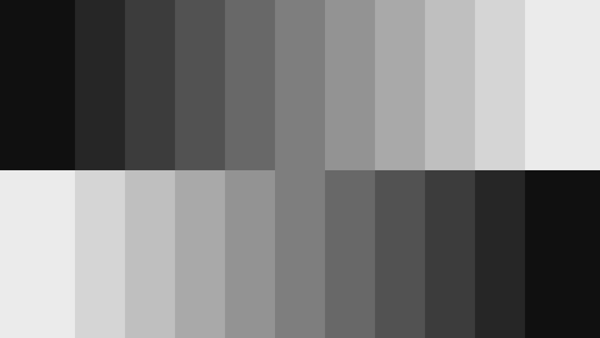
#> input picture Lab_2/Invert.png, 600 x 338 px, found by its file name
$ python Image_Negetive.py
#> lines starting #> are read from the running program, lines starting #| are printed output that depends on the picture
import cv2
import numpy as np
input_img = cv2.imread("/Users/sayakghorai/Desktop/DIP_Codes/Lab_2/Invert.png")
#> input_img is the input picture: shape (338, 600, 3); min 6, max 245, mean 125.5
output_img = 255 - input_img
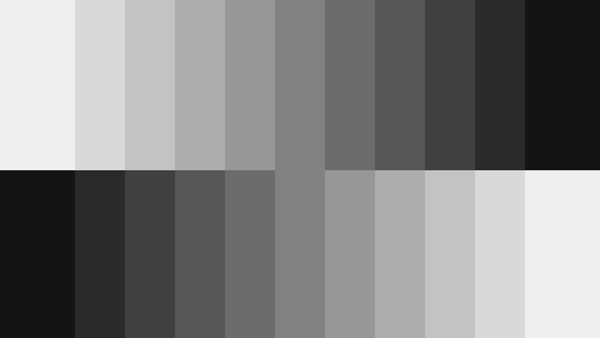
#> output_img: shape (338, 600, 3); min 10, max 249, mean 129.5
gap = input_img - input_img
#> gap: shape (338, 600, 3); every value is 0
Out = np.concatenate((input_img,gap,output_img),1)
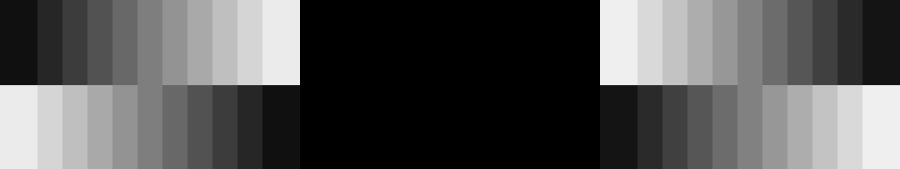
#> Out: shape (338, 1800, 3) (shown at 1/2 size); min 0, max 249, mean 85
cv2.imshow('Input-Output',Out)
key = cv2.waitKey(0)
#> (key Esc is pressed here)
if key == 27:
    cv2.destroyAllWindows()
elif key == ord('s'):
    cv2.imwrite('NegetiveOut.jpeg',output_img)
    cv2.destroyAllWindows()

$ run again, with Lab_2/Angeogram.jpg saved as Lab_2/Invert.png
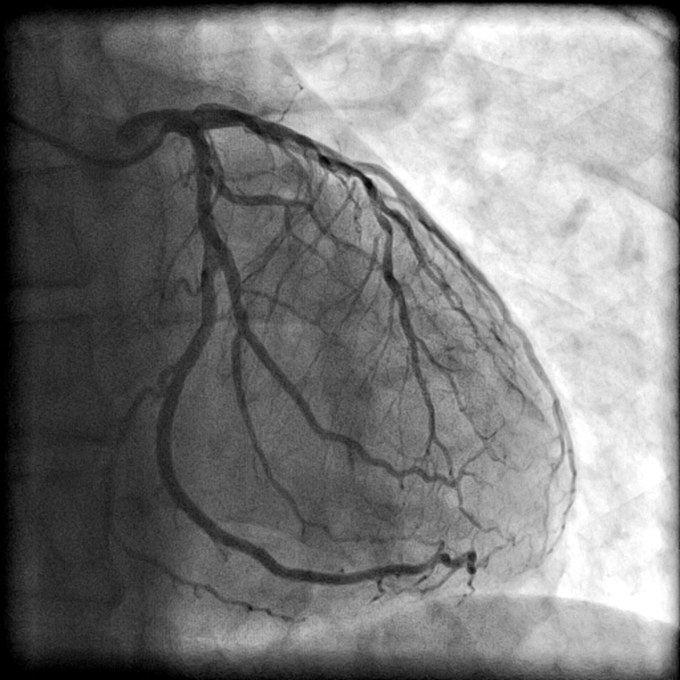
#> input picture Lab_2/Angeogram.jpg, 680 x 680 px, found by its file name
#> input_img is the input picture: shape (680, 680, 3); min 0, max 255, mean 123.8
#> `output_img = 255 - input_img`:
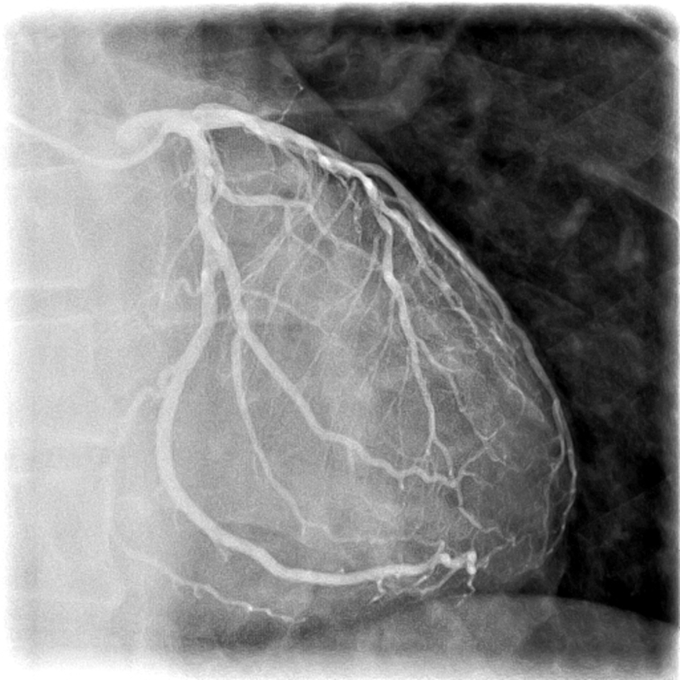
#> output_img: shape (680, 680, 3); min 0, max 255, mean 131.2
#> gap: shape (680, 680, 3); every value is 0
#> `Out = np.concatenate((input_img,gap,output_img),1)`:
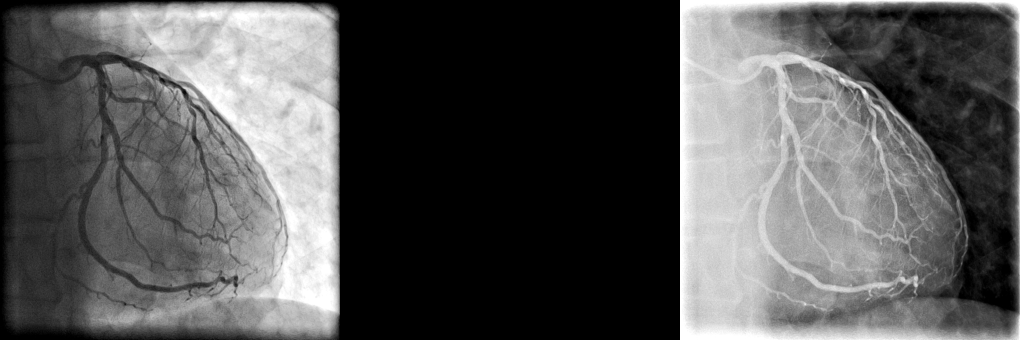
#> Out: shape (680, 2040, 3) (shown at 1/2 size); min 0, max 255, mean 85

$ run again, with Lab_2/BitPlane.jpg saved as Lab_2/Invert.png
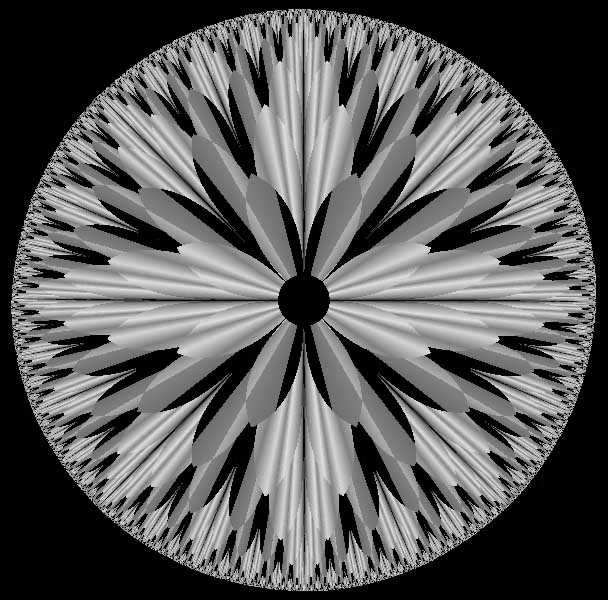
#> input picture Lab_2/BitPlane.jpg, 608 x 600 px, found by its file name
#> input_img is the input picture: shape (600, 608, 3); min 0, max 245, mean 89.1
#> `output_img = 255 - input_img`:
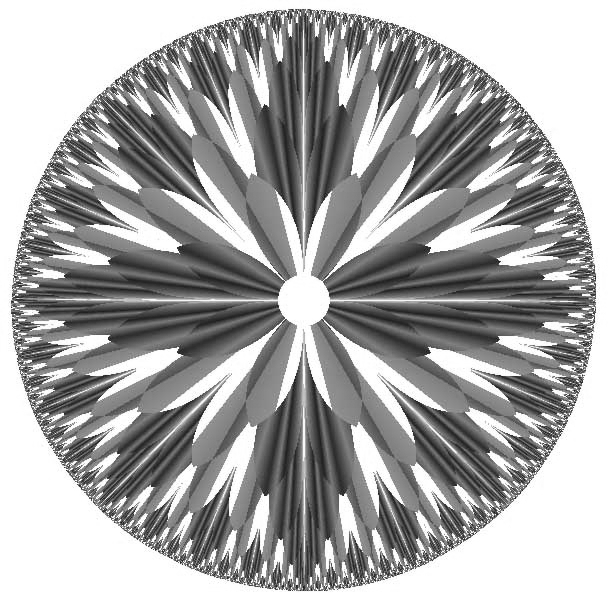
#> output_img: shape (600, 608, 3); min 10, max 255, mean 165.9
#> gap: shape (600, 608, 3); every value is 0
#> `Out = np.concatenate((input_img,gap,output_img),1)`:
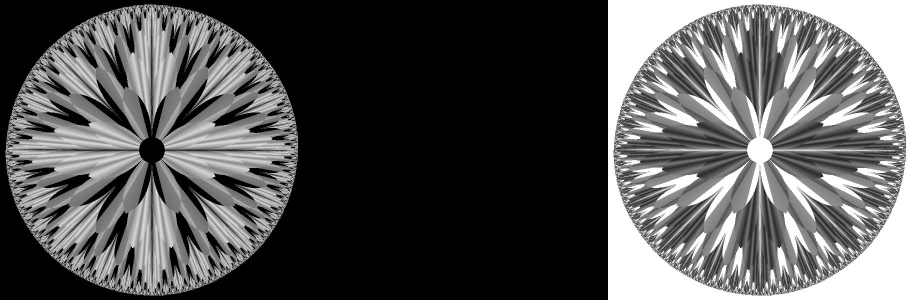
#> Out: shape (600, 1824, 3) (shown at 1/2 size); min 0, max 255, mean 85
